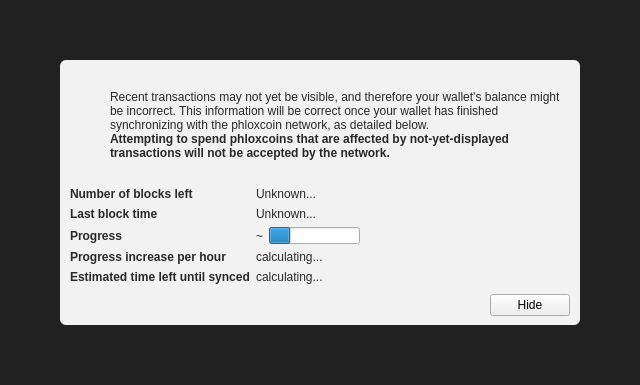
<?xml version="1.0" encoding="UTF-8"?>
<ui version="4.0">
 <class>ModalOverlay</class>
 <widget class="ModalOverlay" name="ModalOverlay">
  <property name="geometry">
   <rect>
    <x>0</x>
    <y>0</y>
    <width>640</width>
    <height>385</height>
   </rect>
  </property>
  <property name="windowTitle">
   <string>Form</string>
  </property>
  <layout class="QVBoxLayout" name="verticalLayout" stretch="0">
   <property name="sizeConstraint">
    <enum>QLayout::SetDefaultConstraint</enum>
   </property>
   <property name="leftMargin">
    <number>0</number>
   </property>
   <property name="topMargin">
    <number>0</number>
   </property>
   <property name="rightMargin">
    <number>0</number>
   </property>
   <property name="bottomMargin">
    <number>0</number>
   </property>
   <item>
    <widget class="QWidget" name="bgWidget" native="true">
     <property name="styleSheet">
      <string notr="true">#bgWidget { background: rgba(0,0,0,220); }</string>
     </property>
     <layout class="QVBoxLayout" name="verticalLayoutMain" stretch="1">
      <property name="leftMargin">
       <number>60</number>
      </property>
      <property name="topMargin">
       <number>60</number>
      </property>
      <property name="rightMargin">
       <number>60</number>
      </property>
      <property name="bottomMargin">
       <number>60</number>
      </property>
      <item>
       <widget class="QWidget" name="contentWidget" native="true">
        <property name="styleSheet">
         <string notr="true">#contentWidget { background: rgba(255,255,255,240); border-radius: 6px; }

QLabel { color: rgb(40,40,40);  }</string>
        </property>
        <layout class="QVBoxLayout" name="verticalLayoutSub" stretch="1,0,0,0">
         <property name="spacing">
          <number>0</number>
         </property>
         <property name="leftMargin">
          <number>10</number>
         </property>
         <property name="topMargin">
          <number>10</number>
         </property>
         <property name="rightMargin">
          <number>10</number>
         </property>
         <property name="bottomMargin">
          <number>10</number>
         </property>
         <item>
          <layout class="QHBoxLayout" name="horizontalLayoutIconText" stretch="0,1">
           <property name="topMargin">
            <number>20</number>
           </property>
           <item>
            <layout class="QVBoxLayout" name="verticalLayoutIcon">
             <property name="leftMargin">
              <number>0</number>
             </property>
             <item>
              <widget class="QPushButton" name="warningIcon">
               <property name="enabled">
                <bool>false</bool>
               </property>
               <property name="text">
                <string/>
               </property>
               <property name="icon">
                <iconset>
                 <normaloff>:/icons/warning</normaloff>
                 <disabledoff>:/icons/warning</disabledoff>:/icons/warning</iconset>
               </property>
               <property name="iconSize">
                <size>
                 <width>48</width>
                 <height>48</height>
                </size>
               </property>
               <property name="flat">
                <bool>true</bool>
               </property>
              </widget>
             </item>
             <item>
              <spacer name="verticalSpacerWarningIcon">
               <property name="orientation">
                <enum>Qt::Vertical</enum>
               </property>
               <property name="sizeHint" stdset="0">
                <size>
                 <width>20</width>
                 <height>40</height>
                </size>
               </property>
              </spacer>
             </item>
            </layout>
           </item>
           <item>
            <layout class="QVBoxLayout" name="verticalLayoutInfoText">
             <property name="leftMargin">
              <number>0</number>
             </property>
             <property name="topMargin">
              <number>0</number>
             </property>
             <item>
              <widget class="QLabel" name="infoText">
               <property name="text">
                <string>Recent transactions may not yet be visible, and therefore your wallet's balance might be incorrect. This information will be correct once your wallet has finished synchronizing with the phloxcoin network, as detailed below.</string>
               </property>
               <property name="textFormat">
                <enum>Qt::RichText</enum>
               </property>
               <property name="wordWrap">
                <bool>true</bool>
               </property>
              </widget>
             </item>
             <item>
              <widget class="QLabel" name="infoTextStrong">
               <property name="font">
                <font>
                 <weight>75</weight>
                 <bold>true</bold>
                </font>
               </property>
               <property name="text">
                <string>Attempting to spend phloxcoins that are affected by not-yet-displayed transactions will not be accepted by the network.</string>
               </property>
               <property name="textFormat">
                <enum>Qt::RichText</enum>
               </property>
               <property name="wordWrap">
                <bool>true</bool>
               </property>
              </widget>
             </item>
             <item>
              <spacer name="verticalSpacerInTextSpace">
               <property name="orientation">
                <enum>Qt::Vertical</enum>
               </property>
               <property name="sizeHint" stdset="0">
                <size>
                 <width>20</width>
                 <height>40</height>
                </size>
               </property>
              </spacer>
             </item>
            </layout>
           </item>
          </layout>
         </item>
         <item>
          <spacer name="verticalSpacerAfterText">
           <property name="orientation">
            <enum>Qt::Vertical</enum>
           </property>
           <property name="sizeHint" stdset="0">
            <size>
             <width>20</width>
             <height>40</height>
            </size>
           </property>
          </spacer>
         </item>
         <item>
          <layout class="QFormLayout" name="formLayout">
           <property name="fieldGrowthPolicy">
            <enum>QFormLayout::FieldsStayAtSizeHint</enum>
           </property>
           <property name="horizontalSpacing">
            <number>6</number>
           </property>
           <property name="verticalSpacing">
            <number>6</number>
           </property>
           <property name="topMargin">
            <number>10</number>
           </property>
           <item row="0" column="0">
            <widget class="QLabel" name="labelNumberOfBlocksLeft">
             <property name="font">
              <font>
               <weight>75</weight>
               <bold>true</bold>
              </font>
             </property>
             <property name="text">
              <string>Number of blocks left</string>
             </property>
            </widget>
           </item>
           <item row="0" column="1">
            <widget class="QLabel" name="numberOfBlocksLeft">
             <property name="text">
              <string>Unknown...</string>
             </property>
            </widget>
           </item>
           <item row="1" column="0">
            <widget class="QLabel" name="labelLastBlockTime">
             <property name="font">
              <font>
               <weight>75</weight>
               <bold>true</bold>
              </font>
             </property>
             <property name="text">
              <string>Last block time</string>
             </property>
            </widget>
           </item>
           <item row="1" column="1">
            <widget class="QLabel" name="newestBlockDate">
             <property name="sizePolicy">
              <sizepolicy hsizetype="Maximum" vsizetype="Preferred">
               <horstretch>0</horstretch>
               <verstretch>0</verstretch>
              </sizepolicy>
             </property>
             <property name="text">
              <string>Unknown...</string>
             </property>
            </widget>
           </item>
           <item row="2" column="0">
            <widget class="QLabel" name="labelSyncDone">
             <property name="font">
              <font>
               <weight>75</weight>
               <bold>true</bold>
              </font>
             </property>
             <property name="text">
              <string>Progress</string>
             </property>
            </widget>
           </item>
           <item row="2" column="1">
            <layout class="QHBoxLayout" name="horizontalLayoutSync" stretch="0,1">
             <item>
              <widget class="QLabel" name="percentageProgress">
               <property name="text">
                <string notr="true">~</string>
               </property>
              </widget>
             </item>
             <item>
              <widget class="QProgressBar" name="progressBar">
               <property name="value">
                <number>24</number>
               </property>
               <property name="format">
                <string/>
               </property>
              </widget>
             </item>
            </layout>
           </item>
           <item row="4" column="0">
            <widget class="QLabel" name="labelProgressIncrease">
             <property name="font">
              <font>
               <weight>75</weight>
               <bold>true</bold>
              </font>
             </property>
             <property name="text">
              <string>Progress increase per hour</string>
             </property>
            </widget>
           </item>
           <item row="4" column="1">
            <widget class="QLabel" name="progressIncreasePerH">
             <property name="text">
              <string>calculating...</string>
             </property>
            </widget>
           </item>
           <item row="5" column="0">
            <widget class="QLabel" name="labelEstimatedTimeLeft">
             <property name="font">
              <font>
               <weight>75</weight>
               <bold>true</bold>
              </font>
             </property>
             <property name="text">
              <string>Estimated time left until synced</string>
             </property>
            </widget>
           </item>
           <item row="5" column="1">
            <widget class="QLabel" name="expectedTimeLeft">
             <property name="text">
              <string>calculating...</string>
             </property>
            </widget>
           </item>
          </layout>
         </item>
         <item>
          <layout class="QHBoxLayout" name="horizontalLayoutButtons">
           <property name="leftMargin">
            <number>10</number>
           </property>
           <property name="topMargin">
            <number>10</number>
           </property>
           <item>
            <spacer name="horizontalSpacer">
             <property name="orientation">
              <enum>Qt::Horizontal</enum>
             </property>
             <property name="sizeHint" stdset="0">
              <size>
               <width>40</width>
               <height>20</height>
              </size>
             </property>
            </spacer>
           </item>
           <item>
            <widget class="QPushButton" name="closeButton">
             <property name="text">
              <string>Hide</string>
             </property>
            </widget>
           </item>
          </layout>
         </item>
        </layout>
       </widget>
      </item>
     </layout>
    </widget>
   </item>
  </layout>
 </widget>
 <customwidgets>
  <customwidget>
   <class>ModalOverlay</class>
   <extends>QWidget</extends>
   <header>modaloverlay.h</header>
   <container>1</container>
  </customwidget>
 </customwidgets>
 <resources/>
 <connections/>
</ui>
